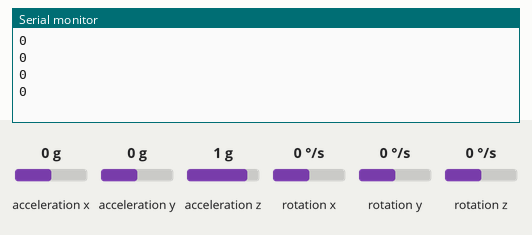
This sketch was run on a simulated Arduino Uno, built with avr-gcc and run on an emulated ATmega328P. Parts: the last lines printed to the serial monitor. Wiring (inferred from the names in the program): MPU-6050 motion sensor at I2C address 0x68. Inputs (shaded band) come from the test bench; at power-on: acceleration y 0 g, acceleration x 0 g, acceleration z 1 g, rotation x 0 °/s, rotation y 0 °/s, rotation z 0 °/s.

Above: at 1.2 s.
1.3 s: acceleration y set to -1.4 g
At 1.56 s:
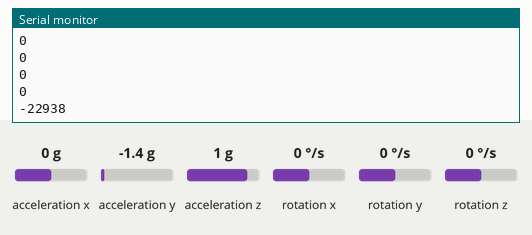
2.8 s: acceleration y set to -0.8 g
At 2.9 s:
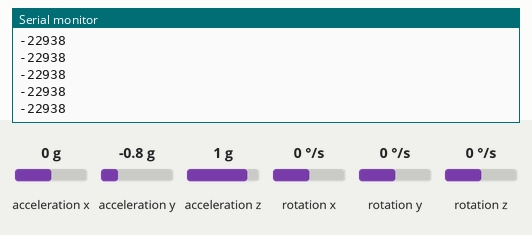
Timing chart, 0 to 5.8 s (numbered marks = the images above; inputs shaded):
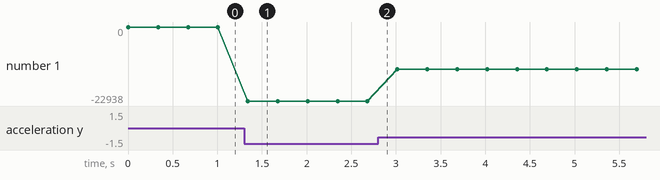

The sketch:

prototip_MPU_HEX.ino
```cpp
// MPU-6050 Short Example Sketch
// By Arduino User JohnChi
// August 17, 2014
// Public Domain
#include<Wire.h>
const int MPU_addr=0x68;  // I2C address of the MPU-6050
int16_t AcX,AcY,AcZ,Tmp,GyX,GyY,GyZ;
void setup(){
  Wire.begin();
  Wire.beginTransmission(MPU_addr);
  Wire.write(0x6B);  // PWR_MGMT_1 register
  Wire.write(0);     // set to zero (wakes up the MPU-6050)
  Wire.endTransmission(true);
  Serial.begin(9600);
}
void loop(){
  Wire.beginTransmission(MPU_addr);
  Wire.write(0x3B);  // starting with register 0x3B (ACCEL_XOUT_H)
  Wire.endTransmission(false);
  Wire.requestFrom(MPU_addr,14,true);  // request a total of 14 registers
  AcX=Wire.read()<<8|Wire.read();  // 0x3B (ACCEL_XOUT_H) & 0x3C (ACCEL_XOUT_L)
  AcY=Wire.read()<<8|Wire.read();  // 0x3D (ACCEL_YOUT_H) & 0x3E (ACCEL_YOUT_L)

//  Serial.println(AcX);
  Serial.println(AcY);

  delay(333);
}
```

Measured:
- after the input at 1.3 s, the serial monitor: prints a new line at once (image 1)
- plotted number 1: 0 → -22938 after the input at 1.3 s, -22938 → -13107 after the input at 2.8 s
